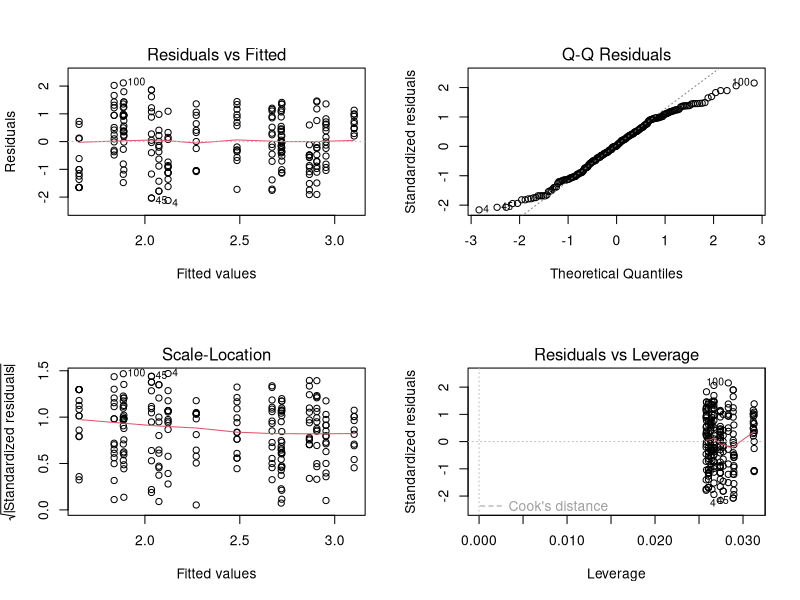
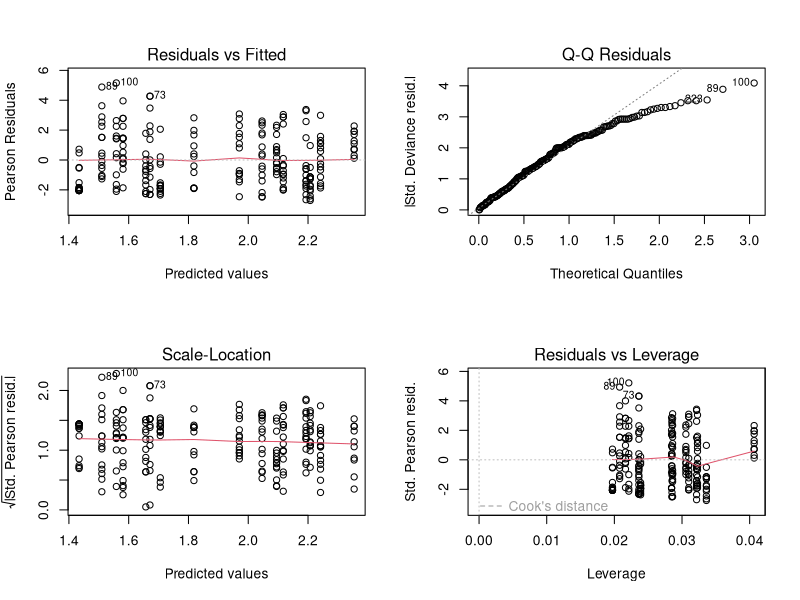
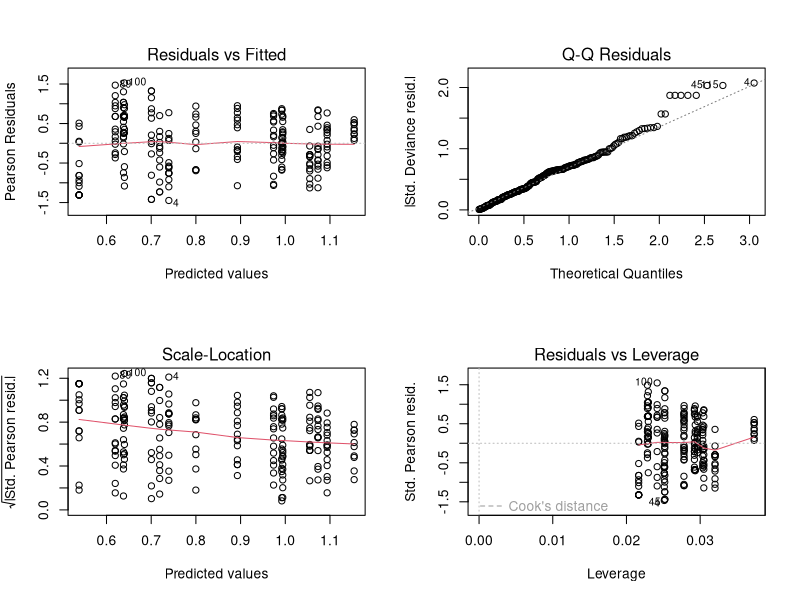
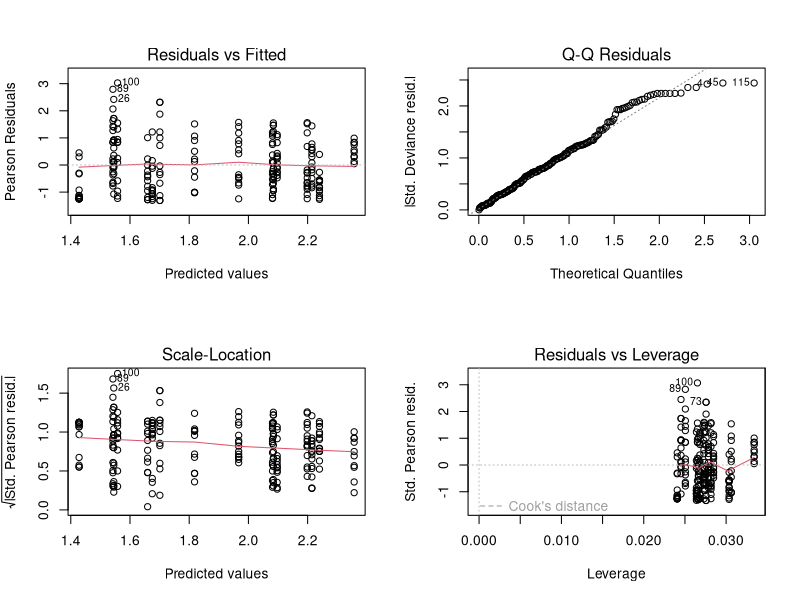
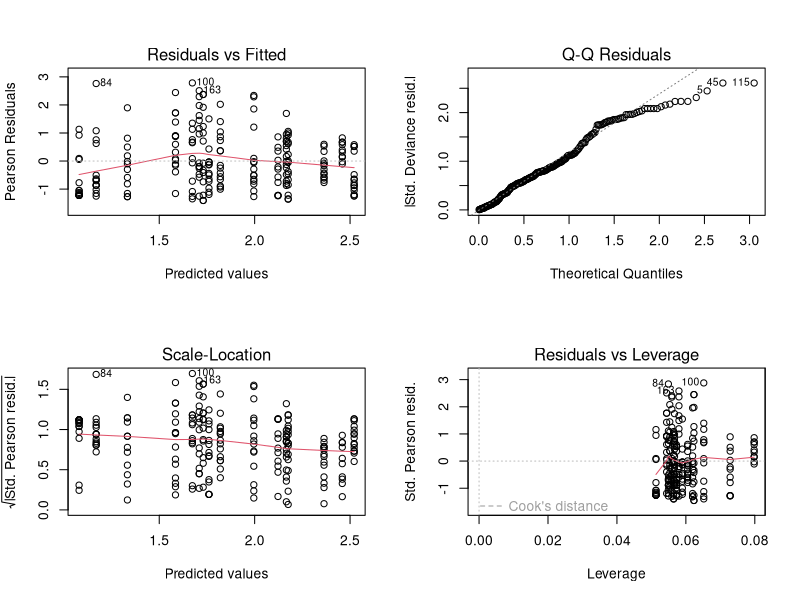
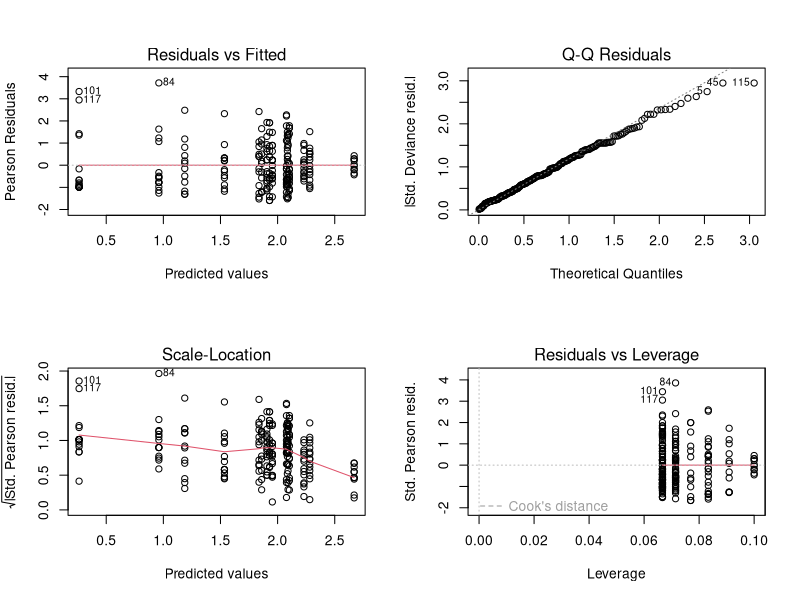
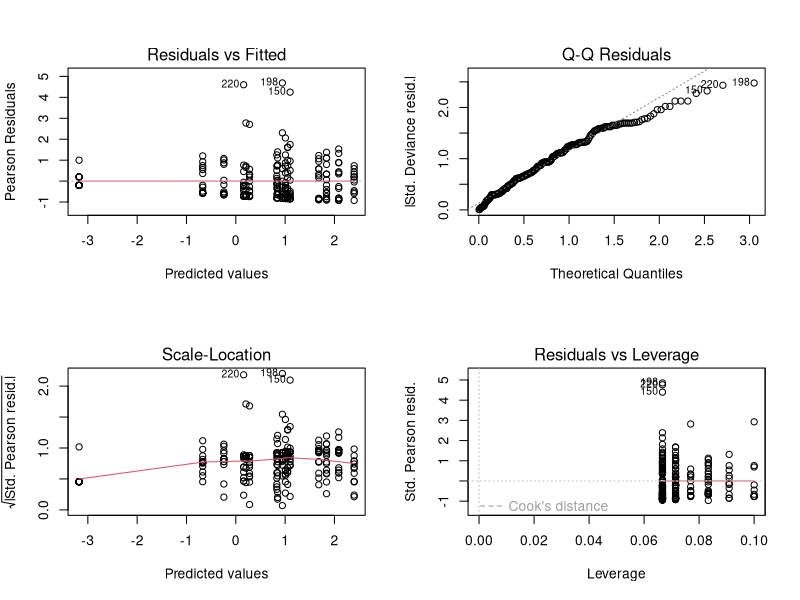

R code for these plots, in order:
library(tidyverse)
library(MASS)
library(emmeans)
library(car)
library(broom)


## Read in data
final_data <- read.csv("final_data.csv", stringsAsFactors = TRUE) %>% 
  mutate(sqrt_lichen_cover = sqrt(mean_lichen_cover))

##Going to try only additive to start

#Start with linear model using sqrt lichen cover
lichen_model_linear_additive <- lm(sqrt_lichen_cover~GENUS_NAME+neighbourhood_name+Road, data = final_data)
summary(lichen_model_linear_additive)
par(mfrow=c(2,2))
plot(lichen_model_linear_additive) #QQ Plot shows non-normality
###Regular linear model is bad

#Now try poisson with regualr mean data
lichen_model_poisson_additive <- glm(mean_lichen_cover~GENUS_NAME+neighbourhood_name+Road, family = poisson(link = 'log'), data = final_data)
#Dispersion parameter
lichen_model_poisson_additive$deviance/lichen_model_poisson_additive$df.residual
#3.466879!!!! Too large
par(mfrow=c(2,2))
plot(lichen_model_poisson_additive) #Substansial deviation from normality, but better than regular linear model
summary(lichen_model_poisson_additive)

#Poisson with square root data
sqrtlichen_model_poisson_additive <- glm(sqrt_lichen_cover~GENUS_NAME+neighbourhood_name+Road, 
                                         family = poisson(link = 'log'), data = final_data)
#Dispersion parameter
sqrtlichen_model_poisson_additive$deviance/sqrtlichen_model_poisson_additive$df.residual
#0.5370682!!!! This may be too underdispersed
plot(sqrtlichen_model_poisson_additive) #THis looks better though
summary(sqrtlichen_model_poisson_additive)

#WIll try a negatove binomial
lichen_model_nb_additive <- glm.nb(mean_lichen_cover~GENUS_NAME+neighbourhood_name+Road, data = final_data)
plot(lichen_model_nb_additive) #Still issues at the tail end, maybe OK though??
#Dispersion parameter
lichen_model_nb_additive$deviance/lichen_model_nb_additive$df.residual #Close to 1
summary(lichen_model_nb_additive)

##Now will try an interactive model
#Straight to negative binomial
lichen_model_nb_interactive <- glm.nb(mean_lichen_cover~GENUS_NAME+neighbourhood_name+Road+GENUS_NAME:Road+neighbourhood_name*Road +GENUS_NAME*neighbourhood_name, 
                                      data = final_data) # This ignores interactions between all three variables, which don't seem that interesting and also aren't significant. I feel they kind of cloud results
plot(lichen_model_nb_interactive) #Doesn't look great, but still 
lichen_model_nb_interactive$deviance/lichen_model_nb_interactive$df.residual #Good
summary(lichen_model_nb_interactive)


#Other possibility is full interactive model - maybe makes more sense
final_data$GENUS_NAME <- fct_relevel(final_data$GENUS_NAME, "ACER")
lichen_model_nb_interactive_full_ACER <- glm.nb(mean_lichen_cover~GENUS_NAME*neighbourhood_name*Road, 
                                      data = final_data)
par(mfrow=c(2,2))
plot(lichen_model_nb_interactive_full_ACER) ## A lot better than previous model I think
lichen_model_nb_interactive_full_ACER$deviance/lichen_model_nb_interactive_full_ACER$df.residual #Good
summary(lichen_model_nb_interactive_full_ACER)## Not useful for out purposes

#Run a type II anova to compare boradly scross factor levels
Anova(lichen_model_nb_interactive_full_ACER, type = "II")

##Want to try pairwise comparisons
comps_full <- emmeans(lichen_model_nb_interactive_full_ACER, specs = ~ GENUS_NAME:Road:neighbourhood_name, adjust = "Tukey")
contrast(comps_full, method = "pairwise", by = "GENUS_NAME")




###THis is probably the model we should use


bryo_model_nb_interactive_full <- glm.nb(mean_bryo_cover~GENUS_NAME*neighbourhood_name*Road, 
                                           data = final_data)

Anova(bryo_model_nb_interactive_full, type = "II")
comps_full_bryo <- emmeans(bryo_model_nb_interactive_full, specs = ~ GENUS_NAME:Road:neighbourhood_name, adjust = "Tukey")
contrast(comps_full_bryo, method = "pairwise", by = "GENUS_NAME")


par(mfrow=c(2,2))
plot(bryo_model_nb_interactive_full) ## A lot better than previous model I think
bryo_model_nb_interactive_full$deviance/bryo_model_nb_interactive_full$df.residual #Good
summary(bryo_model_nb_interactive_full)
tidy(bryo_model_nb_interactive_full, exponentiate=TRUE)

#bryo_model_poisson_interactive_full <- glm(mean_bryo_cover~GENUS_NAME*neighbourhood_name*Road, 
 #                                        data = final_data, family=poisson)

#ztidy(bryo_model_poisson_interactive_full, exponentiate=TRUE)
#plot(bryo_model_poisson_interactive_full)
#bryo_model_poisson_interactive_full$deviance/bryo_model_poisson_interactive_full$df.residual 
